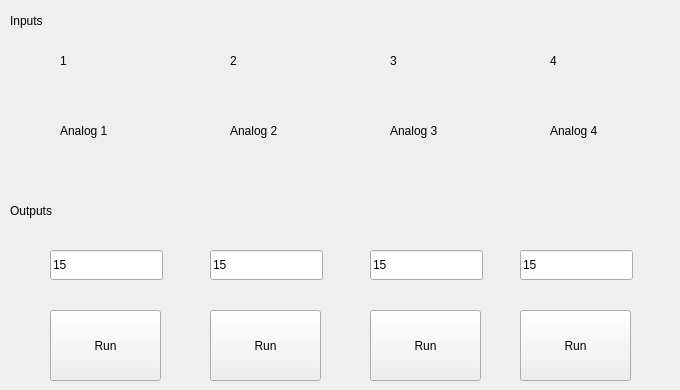
    <widget class="QWidget" name="tab_2">
     <attribute name="title">
      <string>Analog</string>
     </attribute>
     <widget class="QLabel" name="analog1">
      <property name="geometry">
       <rect>
        <x>60</x>
        <y>110</y>
        <width>121</width>
        <height>41</height>
       </rect>
      </property>
      <property name="text">
       <string>Analog 1</string>
      </property>
     </widget>
     <widget class="QLabel" name="analog2">
      <property name="geometry">
       <rect>
        <x>230</x>
        <y>110</y>
        <width>121</width>
        <height>41</height>
       </rect>
      </property>
      <property name="text">
       <string>Analog 2</string>
      </property>
     </widget>
     <widget class="QLabel" name="analog3">
      <property name="geometry">
       <rect>
        <x>390</x>
        <y>110</y>
        <width>121</width>
        <height>41</height>
       </rect>
      </property>
      <property name="text">
       <string>Analog 3</string>
      </property>
     </widget>
     <widget class="QLabel" name="analog4">
      <property name="geometry">
       <rect>
        <x>550</x>
        <y>110</y>
        <width>121</width>
        <height>41</height>
       </rect>
      </property>
      <property name="text">
       <string>Analog 4</string>
      </property>
     </widget>
     <widget class="QLabel" name="label_7">
      <property name="geometry">
       <rect>
        <x>60</x>
        <y>50</y>
        <width>68</width>
        <height>22</height>
       </rect>
      </property>
      <property name="text">
       <string>1</string>
      </property>
     </widget>
     <widget class="QLabel" name="label_8">
      <property name="geometry">
       <rect>
        <x>230</x>
        <y>50</y>
        <width>68</width>
        <height>22</height>
       </rect>
      </property>
      <property name="text">
       <string>2</string>
      </property>
     </widget>
     <widget class="QLabel" name="label_9">
      <property name="geometry">
       <rect>
        <x>390</x>
        <y>50</y>
        <width>68</width>
        <height>22</height>
       </rect>
      </property>
      <property name="text">
       <string>3</string>
      </property>
     </widget>
     <widget class="QLabel" name="label_10">
      <property name="geometry">
       <rect>
        <x>550</x>
        <y>50</y>
        <width>68</width>
        <height>22</height>
       </rect>
      </property>
      <property name="text">
       <string>4</string>
      </property>
     </widget>
     <widget class="QLineEdit" name="lineEdit">
      <property name="geometry">
       <rect>
        <x>50</x>
        <y>250</y>
        <width>113</width>
        <height>30</height>
       </rect>
      </property>
      <property name="text">
       <string>15</string>
      </property>
     </widget>
     <widget class="QPushButton" name="pushButton_run1">
      <property name="geometry">
       <rect>
        <x>50</x>
        <y>310</y>
        <width>111</width>
        <height>71</height>
       </rect>
      </property>
      <property name="text">
       <string>Run</string>
      </property>
     </widget>
     <widget class="QLineEdit" name="lineEdit_2">
      <property name="geometry">
       <rect>
        <x>210</x>
        <y>250</y>
        <width>113</width>
        <height>30</height>
       </rect>
      </property>
      <property name="text">
       <string>15</string>
      </property>
     </widget>
     <widget class="QLineEdit" name="lineEdit_3">
      <property name="geometry">
       <rect>
        <x>370</x>
        <y>250</y>
        <width>113</width>
        <height>30</height>
       </rect>
      </property>
      <property name="text">
       <string>15</string>
      </property>
     </widget>
     <widget class="QLineEdit" name="lineEdit_4">
      <property name="geometry">
       <rect>
        <x>520</x>
        <y>250</y>
        <width>113</width>
        <height>30</height>
       </rect>
      </property>
      <property name="text">
       <string>15</string>
      </property>
     </widget>
     <widget class="QPushButton" name="pushButton_run2">
      <property name="geometry">
       <rect>
        <x>210</x>
        <y>310</y>
        <width>111</width>
        <height>71</height>
       </rect>
      </property>
      <property name="text">
       <string>Run</string>
      </property>
     </widget>
     <widget class="QPushButton" name="pushButton_run3">
      <property name="geometry">
       <rect>
        <x>370</x>
        <y>310</y>
        <width>111</width>
        <height>71</height>
       </rect>
      </property>
      <property name="text">
       <string>Run</string>
      </property>
     </widget>
     <widget class="QPushButton" name="pushButton_run4">
      <property name="geometry">
       <rect>
        <x>520</x>
        <y>310</y>
        <width>111</width>
        <height>71</height>
       </rect>
      </property>
      <property name="text">
       <string>Run</string>
      </property>
     </widget>
     <widget class="QLabel" name="label_3">
      <property name="geometry">
       <rect>
        <x>10</x>
        <y>10</y>
        <width>68</width>
        <height>22</height>
       </rect>
      </property>
      <property name="text">
       <string>Inputs</string>
      </property>
     </widget>
     <widget class="QLabel" name="label_4">
      <property name="geometry">
       <rect>
        <x>10</x>
        <y>200</y>
        <width>68</width>
        <height>22</height>
       </rect>
      </property>
      <property name="text">
       <string>Outputs</string>
      </property>
     </widget>
    </widget>
